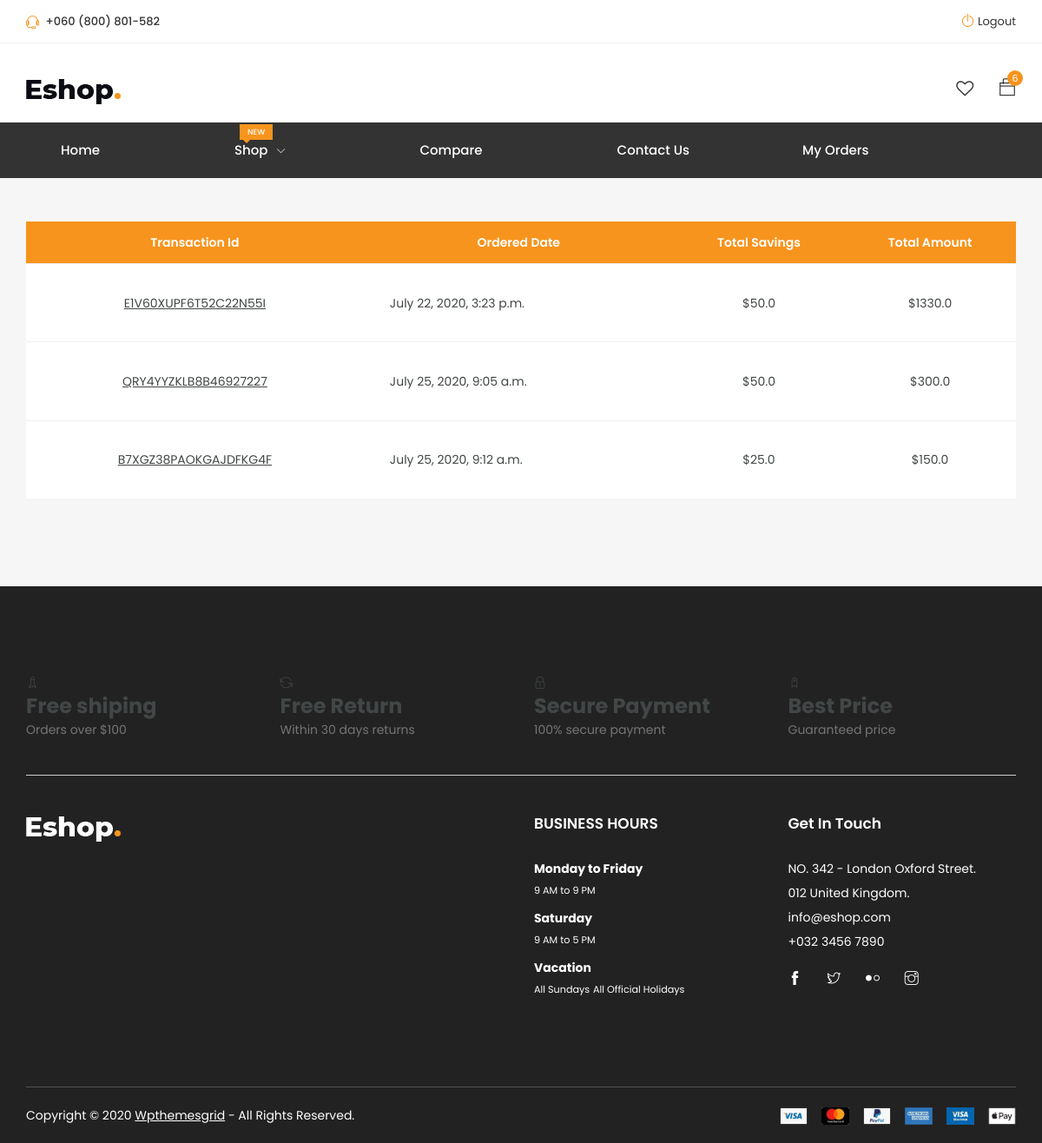
/my-orders/ (signed in), run on an earlier commit of the app's database.
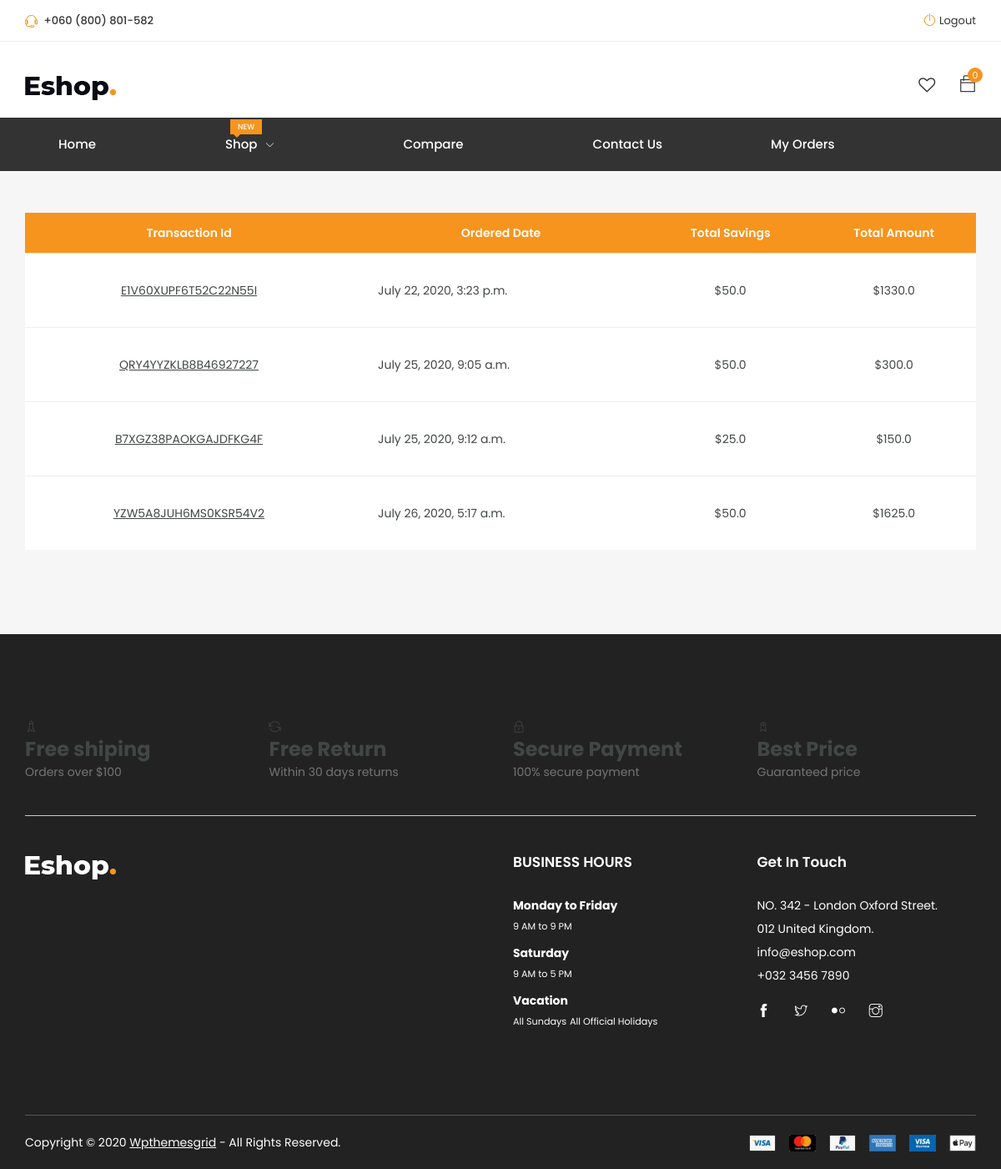
And on a later commit of the database.
### core/models.py (models this page shows, shortened)
class Order(models.Model):
    user = models.ForeignKey(settings.AUTH_USER_MODEL, on_delete=CASCADE)
    ref_code = models.CharField(max_length=20, null=True, blank=True)
    order_date = models.DateTimeField(auto_now_add=True)
    ordered = models.BooleanField(default=False)
    items = models.ManyToManyField('OrderItem')
    billing_address = models.ForeignKey(
        'Address', related_name='billing_address', on_delete=models.SET_NULL, null=True, blank=True)
    shipping_address = models.ForeignKey(
        'Address', related_name='shipping_address', on_delete=models.SET_NULL, null=True, blank=True)
    payment = models.ForeignKey(
        'Payment', on_delete=models.SET_NULL, null=True, blank=True)
    coupon = models.ForeignKey(
        'Coupon', on_delete=models.SET_NULL, null=True, blank=True)
    being_delivered = models.BooleanField(default=False)
    received = models.BooleanField(default=False)
    refund_requested = models.BooleanField(default=False)
    refund_granted = models.BooleanField(default=False)
    class Meta:
        verbose_name = 'Transaction'
        verbose_name_plural = 'Transaction'
    def get_total(self):
        total = 0
        for order_item in self.items.all():
            total += order_item.get_final_price()
        if self.coupon:
            total = total - self.coupon.amount
        return total
    def get_total_order_savings(self):
        order_items = self.items.all()
        total_order_savings = 0
        for item in order_items:
            total_order_savings += item.get_total_savings()
        return total_order_savings

class OrderItem(models.Model):
    user = models.ForeignKey(settings.AUTH_USER_MODEL,
                             on_delete=models.CASCADE)
    item = models.ForeignKey(Item, on_delete=CASCADE)
    quantity = models.IntegerField(default=1)
    ordered = models.BooleanField(default=False)
    def get_total_item_price(self):
        return self.quantity * self.item.price
    def get_total_item_discount_price(self):
        return self.quantity * self.item.discount_price
    def get_total_savings(self):
        if self.item.discount_price:
            return (self.item.price - self.item.discount_price) * self.quantity
        else:
            return 0
    def get_final_price(self):
        if self.item.discount_price:
            return self.get_total_item_discount_price()
        else:
            return self.get_total_item_price()

class Item(models.Model):
    title = models.CharField(max_length=100)
    category = models.ForeignKey(Category, on_delete=models.CASCADE)
    color = models.ForeignKey(Color, on_delete=models.CASCADE,null=True,blank=True)
    price = models.FloatField()
    discount_price = models.FloatField(null=True, blank=True)
    description = models.TextField()
    slug = models.SlugField()
    image = models.ImageField()

### core/views.py (the view)
# urls.py: path('my-orders/', my_orders, name='my-orders'),
@login_required
def my_orders(request):
    orders = Order.objects.filter(user=request.user, ordered=True)
    context = {'orders': orders}
    return render(request, 'my-orders.html', context)

### core/models.py (called while the page is built)
    def __str__(self):
        return self.user.username

### core/templatetags/cart_template_tags.py (called while the page is built)
@register.filter
def cart_item_count(user):
    if user.is_authenticated:
        return OrderItem.objects.filter(user=user,ordered=False).aggregate(Sum('quantity'))['quantity__sum'] or 0
    else:
        return 0

@register.filter
def wishlist_item_count(user):
    if user.is_authenticated:
        return WishList.objects.filter(user=user).annotate(item_count=Count('items'))
        WishList.objects.filter(user=user).annotate(cnt=Count('items')).order_by('-cnt')[0]
    else:
        return 0

### templates/new/my-orders.html (shortened to what this page needs)
{% extends 'base.html' %}
{% block content %}
<div class="shopping-cart section">
	<div class="container">
		<div class="row">
			<div class="col-12">
					<table class="table shopping-summery">
						<thead>
							<tr class="main-hading">
								<th>Transaction Id</th>
								<th>Ordered Date</th>
								<th class="text-center">Total Savings</th>
								<th class="text-center">Total Amount</th>
							</tr>
						</thead>
						<tbody>
							{% for order_item in orders %}
							<tr>
								<td  class="image text-center" data-title="No">
									 <a style="text-decoration: underline;" href="{% url 'order-detail' order_item.id  %}">
									{{order_item.ref_code}}
								</a>
							</td>
								<td class="product-des" data-title="Description">{{order_item.order_date}}</td>
								<td class="price" data-title="Price">${{order_item.get_total_order_savings}}</td>
								<td class="price" data-title="Price">${{order_item.get_total}}</td>
							</tr>
								{% endfor %}
						</tbody>
					</table>
				</div>
			</div>
			<div class="row">
				<div class="col-12">
					<div class="total-amount">
						<div class="row">
							<div class="col-lg-8 col-md-5 col-12">
							</div>
						</div>
					</div>
				</div>
			</div>
		</div>
	</div>
	{% endblock content %}

### templates/new/header.html (shortened to what this page needs)
{% load static %}
{% load cart_template_tags %}
	<header class="header shop">
		<div class="topbar">
			<div class="container">
				<div class="row">
					<div class="col-lg-4 col-md-12 col-12">
						<div class="top-left">
							<ul class="list-main">
								<li><i class="ti-headphone-alt"></i> +060 (800) 801-582</li>
							</ul>
						</div>
					</div>
					<div class="col-lg-8 col-md-12 col-12">
						<div class="right-content">
							<ul class="list-main">
									{% if request.user.is_authenticated %}
									<li><i class="ti-power-off"></i><a href="{% url 'account_logout' %}">Logout</a></li>
									{% else %}
									<li><i class="ti-power-off"></i><a href="{% url 'account_signup' %}">Sign Up</a></li>
									<li><i class="ti-power-off"></i><a href="{% url 'account_login' %}">Login</a></li>
									{% endif %}
							</ul>
						</div>
					</div>
				</div>
			</div>
		</div>
		<div class="middle-inner">
			<div class="container">
				<div class="row">
					<div class="col-lg-2 col-md-2 col-12">
						<div class="logo">
							<a href="{% url 'home' %}"><img src="{% static 'images/logo.png' %}" alt="logo"></a>
						</div>
					</div>
					<div class="col-lg-8 col-md-7 col-12">
					</div>
					<div class="col-lg-2 col-md-3 col-12">
						<div class="right-bar">
							{% if request.user.is_authenticated %}
						<div class="sinlge-bar">
							<a href="{% url 'wishlist' %}" class="single-icon"><i class="fa fa-heart-o" aria-hidden="true"></i>
							</a>
						</div>
						<div class="sinlge-bar shopping">
							<a href="{% url 'order-summary' %}" class="single-icon"><i class="ti-bag"></i> <span class="total-count">{{ request.user|cart_item_count }}</span></a>
							{% endif %}
						</div>
						</div>
					</div>
				</div>
			</div>
		</div>
		<div class="header-inner">
			<div class="container">
				<div class="cat-nav-head">
					<div class="row">
						<div class="col-lg-12 col-12">
							<div class="menu-area">
								<nav class="navbar navbar-expand-lg">
									<div class="navbar-collapse">
										<div class="nav-inner">
											<ul class="nav main-menu menu navbar-nav">
													<li style="margin-right:100px; margin-left:25px;"><a href="{% url 'home' %}">Home</a></li>
													<li style="margin-right:100px; margin-left:25px;" ><a href="{% url 'shop' %}">Shop
														<i class="ti-angle-down"></i><span class="new">New</span></a>
													</li>
													<li style="margin-right:100px; margin-left:25px;"><a href="{% url 'compare' %}">Compare</a></li>
													<li style="margin-right:100px; margin-left:25px;"><a href="{% url 'contact' %}">Contact Us</a></li>
													<li style="margin-right:100px; margin-left:25px;"><a href="{% url 'my-orders' %}">My Orders</a></li>
												</ul>
										</div>
									</div>
								</nav>
							</div>
						</div>
					</div>
				</div>
			</div>
		</div>
	</header>

What changed in the data, as far as the page shows it:
now on this page (row edited): Order: ref_code "YZW5A8JUH6MS0KSR54V2", order_date "July 26, 2020, 5:17 a.m.", get_total_order_savings "50.0", get_total "1625.0"
Also different on the page:
{{ request.user|cart_item_count }}: "6" → "0"
